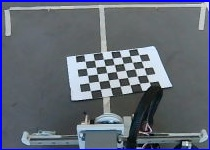
#> input picture calibration_images/calibration_image_20241103_093106.jpg, 210 x 150 px; its folder holds 4 pictures in this run
$ python getData.py
#> lines starting #> are read from the running program, lines starting #| are printed output that depends on the picture
import cv2
import numpy as np
import glob

# Define the chessboard size (number of inner corners per row and column)
chessboard_size = (7, 5)
# Size of a square in your defined unit (e.g., millimeters or inches)
square_size = 1.0

# Prepare object points (3D points in real-world space)
objp = np.zeros((chessboard_size[0] * chessboard_size[1], 3), np.float32)
objp[:, :2] = np.mgrid[0:chessboard_size[0], 0:chessboard_size[1]].T.reshape(-1, 2)
objp *= square_size

# Arrays to store object points and image points from all the images
object_points = []  # 3D points in real-world space
image_points = []  # 2D points in image plane

# Load all calibration images
images = glob.glob('calibration_images/*.jpg')  # Path to your calibration images

for image_file in images:
    img = cv2.imread(image_file)
#> img is the input picture: shape (150, 210, 3); mean B, G, R 118.7, 105.9, 98.7
    gray = cv2.cvtColor(img, cv2.COLOR_BGR2GRAY)
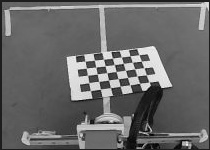
#> gray: shape (150, 210); min 2, max 249, mean 105.2

    # Find the chessboard corners
    ret, corners = cv2.findChessboardCorners(gray, chessboard_size, None)
#> ret = False; corners = None
    print(f"Chessboard found in {image_file}: {ret}")
#| Chessboard found in calibration_images/calibration_image_20241103_093106.jpg: False

    if ret:
        object_points.append(objp)
        refined_corners = cv2.cornerSubPix(
            gray, corners, (11, 11), (-1, -1),
            criteria=(cv2.TERM_CRITERIA_EPS + cv2.TERM_CRITERIA_MAX_ITER, 30, 0.001)
        )
        image_points.append(refined_corners)

        # Optional: Draw the detected corners and display the image
        cv2.drawChessboardCorners(img, chessboard_size, refined_corners, ret)
        cv2.imshow('Chessboard Corners', img)
        cv2.waitKey(100)
    else:
        print(f"Warning: Chessboard not detected in {image_file}")
#> pass 2 of the loop `for image_file in images:`:
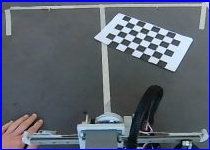
#> input picture calibration_images/calibration_image_20241103_093112.jpg, 210 x 150 px
#> img is the input picture: shape (150, 210, 3); mean B, G, R 113, 99.4, 92.5
#> `gray = cv2.cvtColor(img, cv2.COLOR_BGR2GRAY)`:
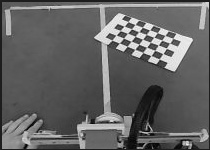
#> gray: shape (150, 210); min 1, max 249, mean 98.9
#| Chessboard found in calibration_images/calibration_image_20241103_093112.jpg: False
#> pass 3 of the loop `for image_file in images:`:
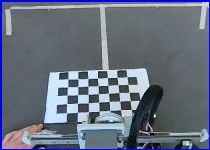
#> input picture calibration_images/calibration_image_20241103_093117.jpg, 210 x 150 px
#> img is the input picture: shape (150, 210, 3); mean B, G, R 127.2, 111.7, 103.2
#> `gray = cv2.cvtColor(img, cv2.COLOR_BGR2GRAY)`:
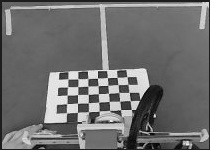
#> gray: shape (150, 210); min 3, max 248, mean 111
#| Chessboard found in calibration_images/calibration_image_20241103_093117.jpg: False
#> the loop made 4 passes; the first 3 are shown


cv2.destroyAllWindows()

# Perform camera calibration
#> (the run stopped early here; a loop or call above may not have finished)
